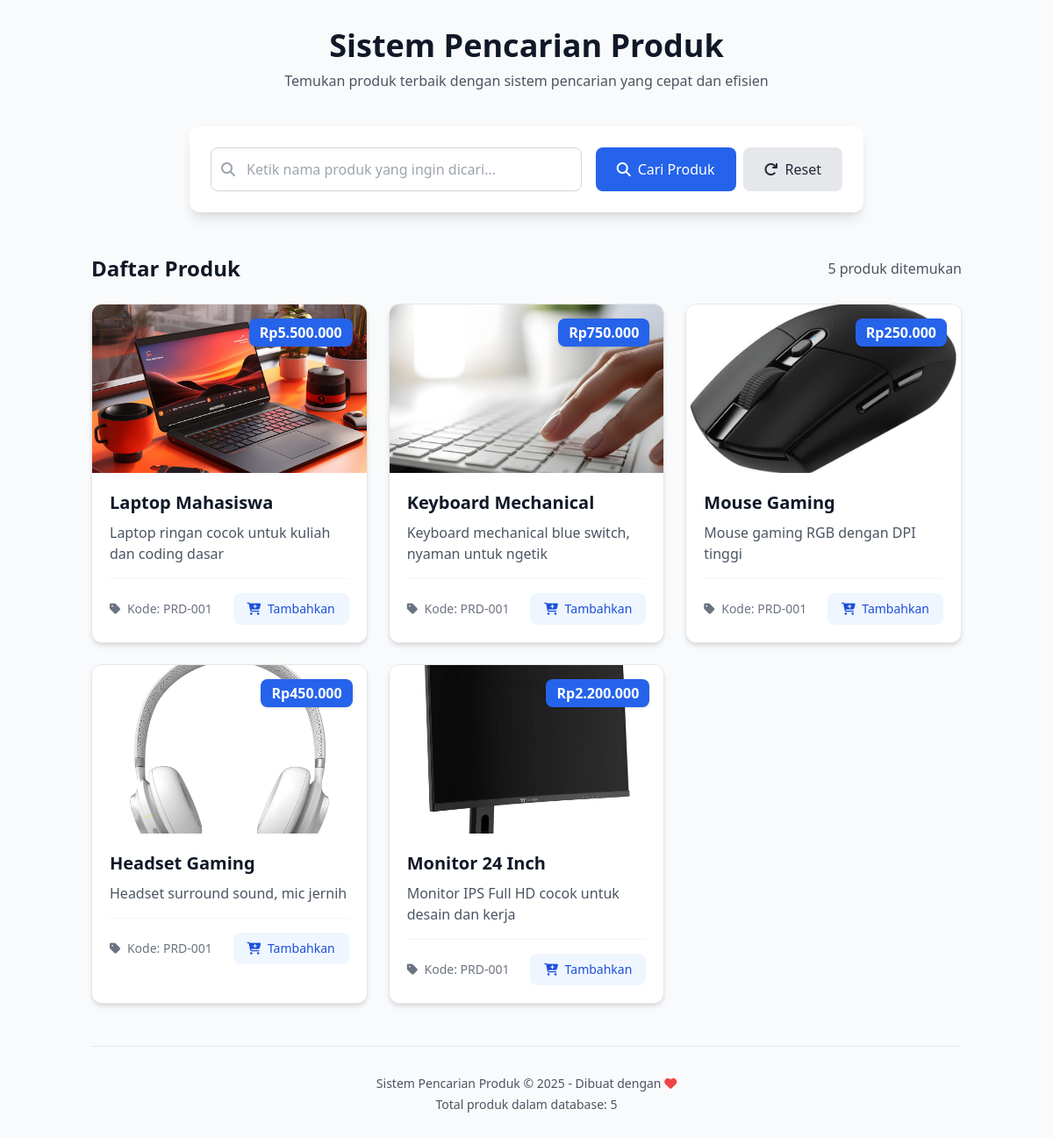
Screenshot of /Challange-3-Katalog-Produk-Online/index.php with the database file from the repository.
### tables this page shows
CREATE TABLE `produk` (
  `id` int(11) NOT NULL,
  `nama` varchar(100) NOT NULL,
  `deskripsi` text DEFAULT NULL,
  `harga` int(11) NOT NULL,
  `gambar` varchar(100) NOT NULL
);

### Challange-3-Katalog-Produk-Online/index.php (the view, shortened to what this page needs)
<?php
require 'config/database.php';
$keyword = "";
$produk = [];
if (isset($_GET['search']) && !empty(trim($_GET['keyword']))) {
    $keyword = mysqli_real_escape_string($conn, trim($_GET['keyword']));
    $result = mysqli_query($conn, "SELECT * FROM produk WHERE nama LIKE '%$keyword%'");
} else {
    $result = mysqli_query($conn, "SELECT * FROM produk");
}
if ($result) {
    while ($row = mysqli_fetch_assoc($result)) {
        $produk[] = $row;
    }
}
$hasResults = !empty($produk);
?>
<!DOCTYPE html>
<html lang="id">
<head>
    <script src="https://cdn.tailwindcss.com"></script>
    <link rel="stylesheet" href="https://cdnjs.cloudflare.com/ajax/libs/font-awesome/6.4.0/css/all.min.css">
</head>
<body class="bg-gray-50 text-gray-800">
    <div class="container mx-auto px-4 py-8">
        <header class="mb-10 text-center">
            <h1 class="text-3xl md:text-4xl font-bold text-gray-900 mb-2">Sistem Pencarian Produk</h1>
            <p class="text-gray-600 max-w-2xl mx-auto">Temukan produk terbaik dengan sistem pencarian yang cepat dan efisien</p>
        </header>
        <div class="max-w-3xl mx-auto mb-12">
            <form method="get" class="bg-white rounded-xl shadow-lg p-6">
                <div class="flex flex-col md:flex-row gap-4">
                    <div class="flex-grow">
                        <div class="relative">
                            <div class="absolute inset-y-0 left-0 pl-3 flex items-center pointer-events-none">
                            </div>
                            <input
                                type="text"
                                name="keyword"
                                value="<?= htmlspecialchars($keyword) ?>"
                                placeholder="Ketik nama produk yang ingin dicari..."
                                class="w-full pl-10 pr-4 py-3 border border-gray-300 rounded-lg focus:ring-2 focus:ring-blue-500 focus:border-blue-500 outline-none transition"
                                autocomplete="off"
                            >
                        </div>
                    </div>
                    <div class="flex gap-2">
                        <button
                            name="search"
                            type="submit"
                            class="bg-blue-600 hover:bg-blue-700 text-white font-medium py-3 px-6 rounded-lg transition duration-300 flex items-center justify-center gap-2"
                        >
                            <i class="fas fa-search"></i>
                            <span>Cari Produk</span>
                        </button>
                        <a
                            href="?"
                            class="bg-gray-200 hover:bg-gray-300 text-gray-800 font-medium py-3 px-6 rounded-lg transition duration-300 flex items-center justify-center gap-2"
                        >
                            <i class="fas fa-redo"></i>
                            <span>Reset</span>
                        </a>
                    </div>
                </div>
            </form>
        </div>
        <div class="mb-6">
            <div class="flex justify-between items-center mb-6">
                <h2 class="text-2xl font-bold text-gray-900">
                    <?php if (!empty($keyword)): ?>
                        Hasil Pencarian
                    <?php else: ?>
                        Daftar Produk
                    <?php endif; ?>
                </h2>
                <div class="text-gray-600">
                    <span class="font-medium"><?= count($produk) ?></span> produk ditemukan
                </div>
            </div>
            <?php if ($hasResults): ?>
                <div class="grid grid-cols-1 md:grid-cols-2 lg:grid-cols-3 gap-6">
                    <?php foreach ($produk as $p):
                        $highlighted_nama = $keyword ? preg_replace(
                            "/(" . preg_quote($keyword, '/') . ")/i",
                            '<span class="search-highlight">$1</span>',
                            htmlspecialchars($p['nama'])
                        ) : htmlspecialchars($p['nama']);
                    ?>
                        <div class="product-card bg-white rounded-xl shadow-md overflow-hidden border border-gray-200 hover:shadow-lg">
                            <div class="relative h-48 overflow-hidden bg-gray-100">
                                <?php if (!empty($p['gambar']) && file_exists("assets/img/{$p['gambar']}")): ?>
                                    <img
                                        src="assets/img/<?= htmlspecialchars($p['gambar']) ?>"
                                        alt="<?= htmlspecialchars($p['nama']) ?>"
                                        class="w-full h-full object-cover transition duration-500 hover:scale-105"
                                    >
                                <?php else: ?>
                                    <div class="w-full h-full flex items-center justify-center bg-gray-200">
                                        <i class="fas fa-image text-gray-400 text-4xl"></i>
                                    </div>
                                <?php endif; ?>
                                <div class="absolute top-4 right-4 bg-blue-600 text-white font-bold py-1 px-3 rounded-lg shadow">
                                    Rp<?= number_format($p['harga'], 0, ',', '.') ?>
                                </div>
                            </div>
                            <div class="p-5">
                                <h3 class="text-xl font-bold text-gray-900 mb-2">
                                    <?= $highlighted_nama ?>
                                </h3>
                                <p class="text-gray-600 mb-4 line-clamp-3">
                                    <?= nl2br(htmlspecialchars($p['deskripsi'])) ?>
                                </p>
                                <div class="flex justify-between items-center mt-4 pt-4 border-t border-gray-100">
                                    <span class="text-sm text-gray-500">
                                        <i class="fas fa-tag mr-1"></i> Kode: <?= htmlspecialchars($p['kode'] ?? 'PRD-001') ?>
                                    </span>
                                    <button class="bg-blue-50 hover:bg-blue-100 text-blue-700 font-medium py-2 px-4 rounded-lg transition duration-300 text-sm">
                                        <i class="fas fa-cart-plus mr-1"></i> Tambahkan
                                    </button>
                                </div>
                            </div>
                        </div>
                    <?php endforeach; ?>
                </div>
            <?php endif; ?>
        </div>
        <footer class="mt-12 pt-8 border-t border-gray-200 text-center text-gray-600 text-sm">
            <p>Sistem Pencarian Produk &copy; <?= date('Y') ?> - Dibuat dengan <i class="fas fa-heart text-red-500"></i></p>
            <p class="mt-1">Total produk dalam database: <span class="font-medium"><?= count($produk) ?></span></p>
        </footer>
    </div>
</body>
</html>

### Challange-3-Katalog-Produk-Online/index.php (style rules this page uses)
.product-card { transition: transform 0.3s ease, box-shadow 0.3s ease; }

### rows the page displays
produk: gambar (picture), harga "5.500.000", nama "Laptop Mahasiswa", deskripsi "Laptop ringan cocok untuk kuliah dan coding dasar", kode "PRD-001"
produk: gambar (picture), harga "750.000", nama "Keyboard Mechanical", deskripsi "Keyboard mechanical blue switch, nyaman untuk ngetik", kode "PRD-001"
produk: gambar (picture), harga "250.000", nama "Mouse Gaming", deskripsi "Mouse gaming RGB dengan DPI tinggi", kode "PRD-001"
produk: gambar (picture), harga "450.000", nama "Headset Gaming", deskripsi "Headset surround sound, mic jernih", kode "PRD-001"
produk: gambar (picture), harga "2.200.000", nama "Monitor 24 Inch", deskripsi "Monitor IPS Full HD cocok untuk desain dan kerja", kode "PRD-001"

### other values shown
count($produk) "5"
